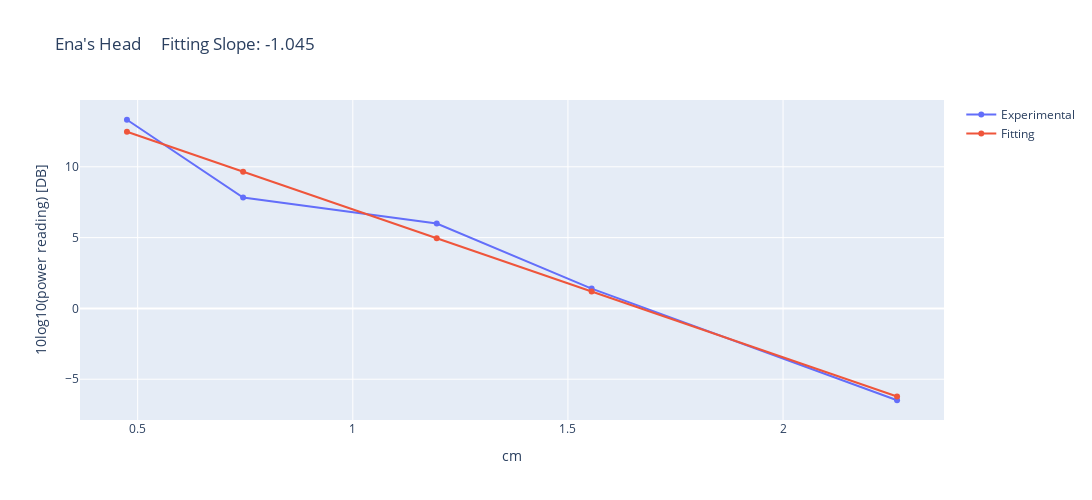

Notebook code for this chart:
### Code cell
pwr_dist = go.Figure()
pwr_dist.add_trace(go.Scatter(x = dist_cm_h, y =pwr_rd_h, name = 'Experimental',showlegend=True))
pwr_dist.add_trace(go.Scatter(x = dist_cm_h, y =y_h, name = 'Fitting',showlegend=True))
pwr_dist.update_layout(autosize=False,width=1500,height=500,title = "Ena's Head     Fitting Slope: "+str(np.round(m_h/10,3)), yaxis_title= '10log10(power reading) [DB]', xaxis_title = 'cm')

### Figure 1 — Plotly figure (JSON) as saved in the notebook; plotly's stock layout.template omitted (floating-point values rounded to 4 significant figures)
{"data": [{"name": "Experimental", "showlegend": true, "type": "scatter", "x": [0.475, 0.745, 1.195, 1.555, 2.265], "y": [13.32, 7.832, 5.999, 1.399, -6.486]}, {"name": "Fitting", "showlegend": true, "type": "scatter", "x": [0.475, 0.745, 1.195, 1.555, 2.265], "y": [12.48, 9.657, 4.956, 1.196, -6.219]}], "layout": {"autosize": false, "height": 500, "title": {"text": "Ena's Head     Fitting Slope: -1.045"}, "width": 1500, "xaxis": {"autorange": true, "range": [0.369, 2.371], "title": {"text": "cm"}, "type": "linear"}, "yaxis": {"autorange": true, "range": [-7.881, 14.72], "title": {"text": "10log10(power reading) [DB]"}, "type": "linear"}}}
